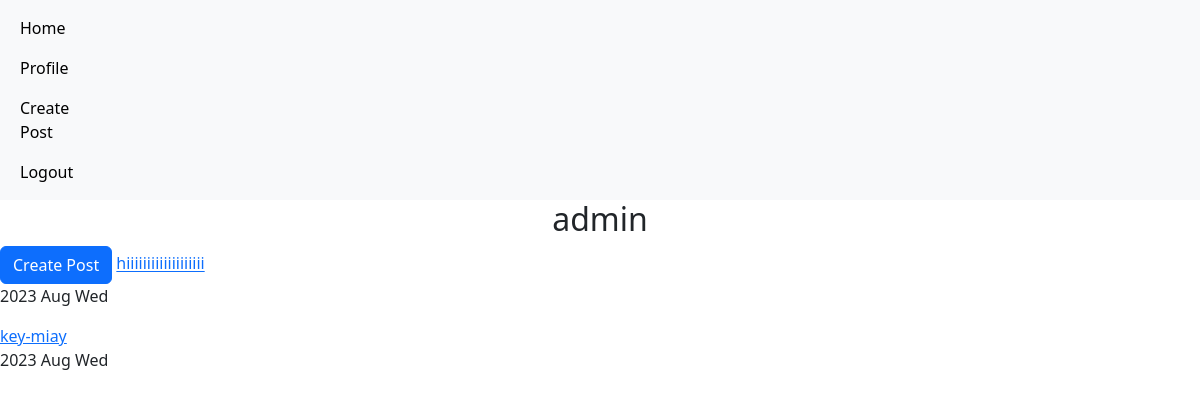
The page /accounts/profile/1 (signed in) on the database as committed earlier.
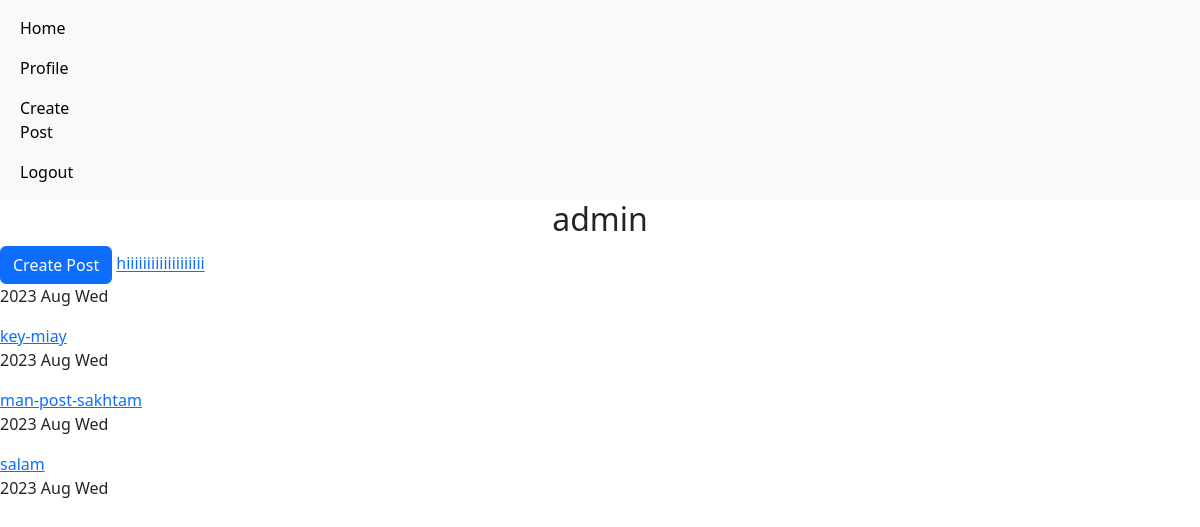
The same page on the database as committed later.
### home/models.py (models this page shows, shortened)
class Post(models.Model):
    user=models.ForeignKey(User, on_delete=models.CASCADE)
    body=models.TextField()
    slug=models.SlugField()
    created_at=models.DateTimeField(auto_now_add=True)
    updated_at=models.DateTimeField(auto_now=True)
    def get_absolute_url(self):
        return reverse('home:detail', args=(self.id,self.slug))

### accounts/views.py (the view)
# urls.py: path('profile/<int:user_id>',views.UserProfileView.as_view(),name='profile'),
class UserProfileView(LoginRequiredMixin,View):
    def get(self,request,user_id):
        user=User.objects.get(id=user_id)
        posts=Post.objects.filter(user=user)
        return render(request,'accounts/profile.html',{'posts':posts} )

### accounts/templates/accounts/profile.html
{% extends 'base.html' %}
{% block content %}
<h2 class="text-center">{{user.username}}</h2>
{% if request.user.id == user.id %}
    <a href="{% url 'home:create_post' %}" class="btn btn-primary">Create Post</a>
{% endif %}
{% for post in posts %}
    <a href="{{post.get_absolute_url}}">{{post.slug}}</a>
    <p>{{post.created_at|date:' Y M D'}}</p>
{% endfor %}
{% endblock %}

Rows that differ between the two databases and show on the page:
added Post: slug "man-post-sakhtam", created_at "2023 Aug Wed"
added Post: slug "salam", created_at "2023 Aug Wed"
